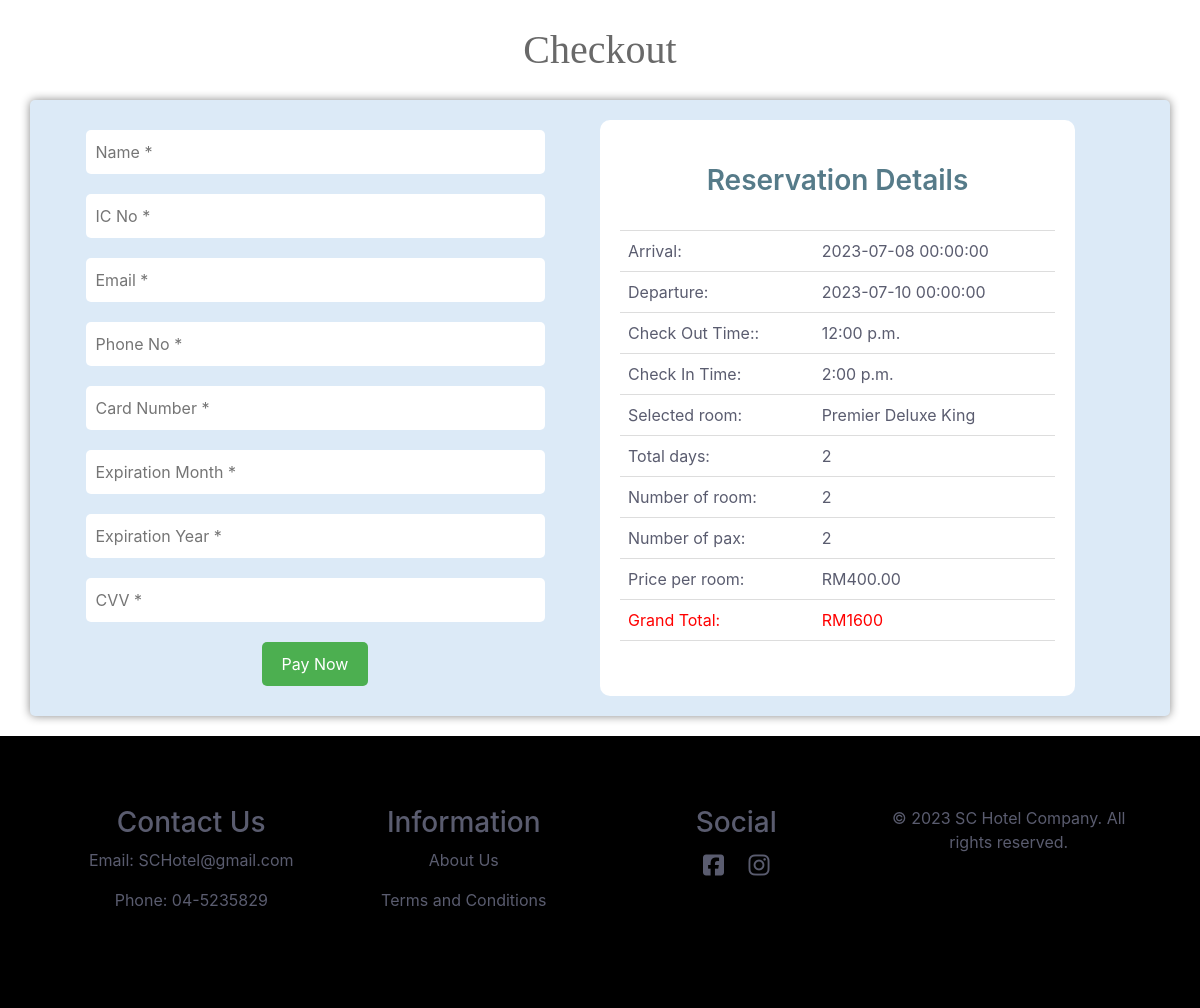
Screenshot of /Web_Development/public_html/Checkout.php (signed in) with the database file from the repository.
### tables this page shows
CREATE TABLE `prebook` (
  `id` int(11) NOT NULL,
  `name` varchar(32) NOT NULL,
  `check_in` datetime NOT NULL,
  `check_out` datetime NOT NULL,
  `room_num` int(11) NOT NULL,
  `pax_num` int(11) NOT NULL,
  `users_id` int(11) NOT NULL,
  `price` decimal(10,2) NOT NULL
);

### Web_Development/public_html/Checkout.php (the view, shortened to what this page needs)
<?php
include 'config.php';
if (isset($_SESSION['users_id'])) {
    $user_id = $_SESSION['users_id'];
} else {
    echo "User ID is not set in the session.";
}
?>
<!DOCTYPE html>
<html>
    <head>
        <link rel="stylesheet" type="text/css" href="css/style2.css">
        <link rel="stylesheet" type="text/css" href="css/cssCheckout.css">
        <link rel="stylesheet" href="https://cdn.jsdelivr.net/npm/bootstrap@4.0.0/dist/css/bootstrap.min.css">
    </head>
    <body>
        <div class="title">
            <h2 class="change-font">Checkout</h2>
        </div>
        <div class="container">
            <div class="row">
                <div class="col-md-12">
                    <div class="row">
                        <div class="col-md-6 text-center" style="padding:30px; padding-top: 10px; padding-bottom: 10px;">
                            <form method="post" action="">
                                <input type="text" id="name" name="name" placeholder="Name *" required>
                                <input type="text" id="icNo" name="icNo" placeholder="IC No *" required>
                                <input type="email" id="email" name="email" placeholder="Email *" required>
                                <input type="text" id="phoneNo" name="phoneNo" placeholder="Phone No *" required>
                                <input type="text" id="cardNo" name="cardNo" placeholder="Card Number *" required>
                                <input type="text" id="expMonth" name="expMonth" placeholder="Expiration Month *" required>
                                <input type="text" id="expYear" name="expYear" placeholder="Expiration Year *" required>
                                <input type="text" id="cvv" name="cvv" placeholder="CVV *" required>
                                <input type="submit" name="checkout_btn" value="Pay Now">
                            </form>
                        </div>
<?php
if (isset($_SESSION['users_id'])) {
    $user_id = $_SESSION['users_id'];
}
$select_prebook = mysqli_query($conn, "SELECT * FROM `prebook` WHERE users_id='$user_id'");
if (mysqli_num_rows($select_prebook) > 0) {
    while ($row = mysqli_fetch_assoc($select_prebook)) {
        $name = $row['name'];
        $checkin = $row['check_in'];
        $checkout = $row['check_out'];
        $roomnum = $row['room_num'];
        $paxnum = $row['pax_num'];
        $price = $row['price'];
        $check_in_date = new DateTime($checkin);
        $check_out_date = new DateTime($checkout);
        $difference = $check_in_date->diff($check_out_date);
        $difference_in_days = $difference->days;
        $total_price = ($row['price'] * $row['room_num'] * $difference_in_days);
        ?>
                                <div class="col-md-5 reservation-detail" style="padding:20px;">
                                    <table>
                                        <thead>
                                            <tr>
                                                <th colspan="2"><h3>Reservation Details</h3></th>
                                            </tr>
                                        </thead>
                                        <tbody>
                                            <tr>
                                                <td>Arrival:</td>
                                                <td><?php echo $checkin; ?></td>
                                            </tr>
                                            <tr>
                                                <td>Departure:</td>
                                                <td><?php echo $checkout; ?></td>
                                            </tr>
                                            <tr>
                                                <td>Check Out Time::</td>
                                                <td>12:00 p.m.</td>
                                            </tr>
                                            <tr>
                                                <td>Check In Time:</td>
                                                <td>2:00 p.m.</td>
                                            </tr>
                                            <tr>
                                                <td>Selected room:</td>
                                                <td><?php echo $name; ?></td>
                                            </tr>
                                            <tr>
                                                <td>Total days:</td>
                                                <td><?php echo $difference_in_days; ?></td>
                                            </tr>
                                            <tr>
                                                <td>Number of room:</td>
                                                <td><?php echo $roomnum; ?></td>
                                            </tr>
                                            <tr>
                                                <td>Number of pax:</td>
                                                <td><?php echo $paxnum; ?></td>
                                            </tr>
                                            <tr>
                                                <td>Price per room:</td>
                                                <td>RM<?php echo $price; ?></td>
                                            </tr>
                                            <tr>
                                                <td style="color: red;">Grand Total:</td>
                                                <td style="color: red;">RM<?php echo $total_price; ?></td>
                                            </tr>
                                        </tbody>
                                    </table>
                                </div>
        <?php
    }
} else {
    echo "<div class='display-order'><span>your prebook is empty!</span></div>";
}
?>
                    </div>
                </div>
            </div>
        </div>
        <footer>
            <div class="row" style="display:block;" >
                <div class="col-md-12">
                    <div style="background-color: black;">
                        <div class="row" >
                            <div class="col-md-3 contact">
                                <h3>Contact Us</h3>
                                <p>Email: SCHotel@gmail.com</p>
                                <p>Phone: 04-5235829</p>
                            </div>
                            <div class="col-md-3 info">
                                <h3>Information</h3>
                                <p>About Us</p>
                                <p>Terms and Conditions</p>
                            </div>
                            <div class="col-md-3 social">
                                <h3>Social</h3>
                                <a href="#"><i class="fab fa-facebook-square"></i></a>
                                <a href="#"><i class="fab fa-instagram"></i></a>
                            </div>
                            <div class="col-md-3 copyright">
                                <p>&copy; 2023 SC Hotel Company. All rights reserved.</p>
                            </div>
                        </div>
                    </div>
                </div>
            </div>
        </footer>
    </body>
</html>

### Web_Development/public_html/css/style2.css (style rules this page uses)
* { box-sizing: border-box; }
body { background-color: #ffffff; font-family: "Helvetica", Arial, serif; color: #5a5c6f !important; margin: 0; height: 100%; }
input[type="text"], input[type="email"], input[type="number"], textarea, select { width: 100%; padding: 10px; border: 2px; border-radius: 5px; margin-bottom: 15px; box-sizing: border-box; }
.container { max-width: 1100px; position: relative; margin: 0 auto; padding-left: 15px; padding-right: 15px; }
.row { margin-left: 30px; }
.title { margin-bottom: 3em; margin-left: 16.66667%; width: 66.66667%; text-align: center; }
.title h2 { font-size: 40px; margin: 0; margin-bottom: 20px; line-height: 1.5; font-weight: 300; position: relative; color: #696969; }
.change-font { font-family: "Cambria", cambria; }
footer { background-color: black; padding: 70px; display: flex; justify-content: space-between; }
.contact, .info, .social, .copyright { text-align: center; margin-bottom: 10px; }
.social a { margin: 0 10px; font-size: 24px; color: inherit; ; }
table { width: 100%; border-collapse: collapse; }
th, td { padding: 8px; text-align: left; border-bottom: 1px solid #ddd; }

### Web_Development/public_html/css/cssCheckout.css (style rules this page uses)
body { background-color: #f2f2f2; font-family: Arial, sans-serif; }
.container { width: 80%; max-width: 1200px; background-color: #dceaf7; padding: 20px; border-radius: 5px; box-shadow: 0px 0px 10px #888; display: flex; margin-bottom: 20px; }
input[type="text"], input[type="email"], input[type="number"], textarea, select { width:100%; padding: 10px; border: 2px; border-radius: 5px; margin-bottom: 15px; box-sizing: border-box; }
input[type="submit"] { background-color: #4CAF50; color: white; padding: 10px 20px; border: none; border-radius: 5px; cursor: pointer; }

### Web_Development/public_html/Checkout.php (style rules this page uses)
.reservation-detail { border-radius: 10px; background-color: white; }
.reservation-detail h3 { text-align: center; color: #567b89; padding: 1rem; font-weight: 600; border-radius: 5px; }
input[type="text"], input[type="email"], input[type="number"], textarea, select { width:90%; padding: 10px; border: 2px; border-radius: 5px; margin-bottom: 20px; box-sizing: border-box; }
.title { margin-bottom: 0px; margin-top: 20px; }

### rows the page displays
prebook: check_in "2023-07-08 00:00:00", check_out "2023-07-10 00:00:00", name "Premier Deluxe King", difference_in_days "2", room_num "2", pax_num "2", price "400.00", total_price "1600"
